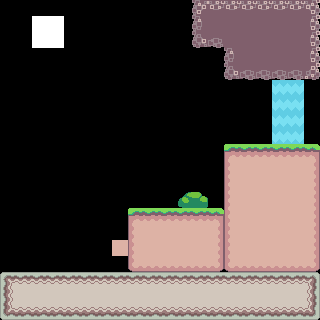

The image is a tile-based game level rendered from a .tmx file. Its description and complete source (layers, tilesets, objects, tile grids) follow:
An orthogonal 20x20 tile map with 16x16 px tiles, 2 tile layers (Walls, Bushes).

<map version="1.2" tiledversion="1.3.4" orientation="orthogonal" renderorder="right-down" width="20" height="20" tilewidth="16" tileheight="16" infinite="0" nextlayerid="3" nextobjectid="1">
 <tileset firstgid="1" source="testTileset.tsx" />
 <layer id="1" name="Walls" width="20" height="20">
  <data encoding="csv">
0,0,0,0,0,0,0,0,0,0,0,0,5,6,6,6,6,6,6,7,
0,0,0,0,0,0,0,0,0,0,0,0,21,22,22,22,22,22,22,23,
0,0,0,0,0,0,0,0,0,0,0,0,37,38,22,22,22,22,22,23,
0,0,0,0,0,0,0,0,0,0,0,0,0,0,21,22,22,22,22,23,
0,0,0,0,0,0,0,0,0,0,0,0,0,0,37,38,38,38,38,39,
0,0,0,0,0,0,0,0,0,0,0,0,0,0,0,0,0,0,0,0,
0,0,0,0,0,0,0,0,0,0,0,0,0,0,0,0,0,0,0,0,
0,0,0,0,0,0,0,0,0,0,0,0,0,0,0,0,0,0,0,0,
0,0,0,0,0,0,0,0,0,0,0,0,0,0,0,0,0,0,0,0,
0,0,0,0,0,0,0,0,0,0,0,0,0,0,8,9,9,9,9,10,
0,0,0,0,0,0,0,0,0,0,0,0,0,0,24,25,25,25,25,26,
0,0,0,0,0,0,0,0,0,0,0,0,0,0,24,25,25,25,25,26,
0,0,0,0,0,0,0,0,0,0,0,0,0,0,24,25,25,25,25,26,
0,0,0,0,0,0,0,0,8,9,9,9,9,10,24,25,25,25,25,26,
0,0,0,0,0,0,0,0,24,25,25,25,25,26,24,25,25,25,25,26,
0,0,0,0,0,0,0,25,24,25,25,25,25,26,24,25,25,25,25,26,
0,0,0,0,0,0,0,0,40,41,41,41,41,42,40,41,41,41,41,42,
1,2,2,2,2,2,2,2,2,2,2,2,2,2,2,2,2,2,2,3,
17,18,18,18,18,18,18,18,18,18,18,18,18,18,18,18,18,18,18,19,
33,34,34,34,34,34,34,34,34,34,34,34,34,34,34,34,34,34,34,35
</data>
 </layer>
 <layer id="2" name="Bushes" width="20" height="20">
  <data encoding="csv">
0,0,0,0,0,0,0,0,0,0,0,0,0,0,0,0,0,0,0,0,
0,0,79,79,0,0,0,0,0,0,0,0,0,0,0,0,0,0,0,0,
0,0,79,79,0,0,0,0,0,0,0,0,0,0,0,0,0,0,0,0,
0,0,0,0,0,0,0,0,0,0,0,0,0,0,0,0,0,0,0,0,
0,0,0,0,0,0,0,0,0,0,0,0,0,0,0,0,0,0,0,0,
0,0,0,0,0,0,0,0,0,0,0,0,0,0,0,0,0,49,49,0,
0,0,0,0,0,0,0,0,0,0,0,0,0,0,0,0,0,49,49,0,
0,0,0,0,0,0,0,0,0,0,0,0,0,0,0,0,0,49,49,0,
0,0,0,0,0,0,0,0,0,0,0,0,0,0,0,0,0,49,49,0,
0,0,0,0,0,0,0,0,0,0,0,0,0,0,0,0,0,0,0,0,
0,0,0,0,0,0,0,0,0,0,0,0,0,0,0,0,0,0,0,0,
0,0,0,0,0,0,0,0,0,0,0,0,0,0,0,0,0,0,0,0,
0,0,0,0,0,0,0,0,0,0,0,82,83,0,0,0,0,0,0,0,
0,0,0,0,0,0,0,0,0,0,0,0,0,0,0,0,0,0,0,0,
0,0,0,0,0,0,0,0,0,0,0,0,0,0,0,0,0,0,0,0,
0,0,0,0,0,0,0,0,0,0,0,0,0,0,0,0,0,0,0,0,
0,0,0,0,0,0,0,0,0,0,0,0,0,0,0,0,0,0,0,0,
0,0,0,0,0,0,0,0,0,0,0,0,0,0,0,0,0,0,0,0,
0,0,0,0,0,0,0,0,0,0,0,0,0,0,0,0,0,0,0,0,
0,0,0,0,0,0,0,0,0,0,0,0,0,0,0,0,0,0,0,0
</data>
 </layer>
</map>
